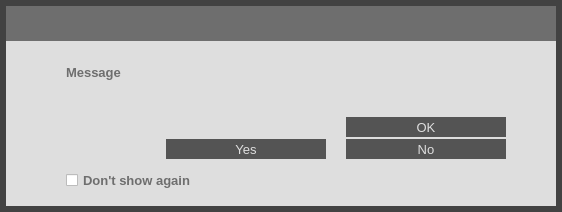
<?xml version="1.0" encoding="UTF-8"?>
<ui version="4.0">
 <class>MessageBoxDialog</class>
 <widget class="QDialog" name="MessageBoxDialog">
  <property name="geometry">
   <rect>
    <x>0</x>
    <y>0</y>
    <width>562</width>
    <height>212</height>
   </rect>
  </property>
  <property name="sizePolicy">
   <sizepolicy hsizetype="Preferred" vsizetype="Minimum">
    <horstretch>0</horstretch>
    <verstretch>0</verstretch>
   </sizepolicy>
  </property>
  <property name="minimumSize">
   <size>
    <width>550</width>
    <height>0</height>
   </size>
  </property>
  <property name="windowTitle">
   <string/>
  </property>
  <property name="styleSheet">
   <string notr="true">#MessageBoxDialog {
	background-color: rgb(66, 66, 66);
}

/* =========== CheckBox ==============*/
QCheckBox {
    spacing: 5px;
	color: #6E6E6E;
}

QCheckBox::indicator {
    width: 12px;
    height: 12px;
}

QCheckBox::indicator:unchecked {
	image: url(:/res/check_unchecked.png);
}

QCheckBox::indicator:unchecked:hover {
    image: url(:/res/check_unchecked.png);
}

QCheckBox::indicator:unchecked:pressed {
    image: url(:/res/check_unchecked.png);
}

QCheckBox::indicator:checked {
	image: url(:/res/check_checked.png);
}

QCheckBox::indicator:checked:hover {
    image: url(:/res/check_checked.png);
}

QCheckBox::indicator:checked:pressed {
    image: url(:/res/check_checked.png);
}</string>
  </property>
  <layout class="QVBoxLayout" name="verticalLayout_2">
   <property name="spacing">
    <number>6</number>
   </property>
   <property name="margin">
    <number>6</number>
   </property>
   <item>
    <widget class="QFrame" name="frame">
     <property name="styleSheet">
      <string notr="true">#frame {
	background-color: #DEDEDE;
    border-style:none;
}</string>
     </property>
     <property name="frameShape">
      <enum>QFrame::StyledPanel</enum>
     </property>
     <property name="frameShadow">
      <enum>QFrame::Raised</enum>
     </property>
     <layout class="QVBoxLayout" name="verticalLayout" stretch="0,0,1,0,0,0,0,0">
      <property name="spacing">
       <number>0</number>
      </property>
      <property name="margin">
       <number>0</number>
      </property>
      <item>
       <widget class="QWidget" name="wCaption" native="true">
        <property name="minimumSize">
         <size>
          <width>0</width>
          <height>35</height>
         </size>
        </property>
        <property name="maximumSize">
         <size>
          <width>16777215</width>
          <height>35</height>
         </size>
        </property>
        <property name="styleSheet">
         <string notr="true">#wCaption {
	background-color:  rgb(110, 110, 110);
}</string>
        </property>
        <property name="is_header" stdset="0">
         <bool>true</bool>
        </property>
        <layout class="QHBoxLayout" name="horizontalLayout_19">
         <property name="margin">
          <number>0</number>
         </property>
         <item>
          <spacer name="horizontalSpacer_26">
           <property name="orientation">
            <enum>Qt::Horizontal</enum>
           </property>
           <property name="sizeType">
            <enum>QSizePolicy::Fixed</enum>
           </property>
           <property name="sizeHint" stdset="0">
            <size>
             <width>7</width>
             <height>20</height>
            </size>
           </property>
          </spacer>
         </item>
         <item>
          <widget class="QLabel" name="lbTitleIcon">
           <property name="sizePolicy">
            <sizepolicy hsizetype="Preferred" vsizetype="Preferred">
             <horstretch>0</horstretch>
             <verstretch>0</verstretch>
            </sizepolicy>
           </property>
           <property name="minimumSize">
            <size>
             <width>30</width>
             <height>30</height>
            </size>
           </property>
           <property name="maximumSize">
            <size>
             <width>30</width>
             <height>30</height>
            </size>
           </property>
           <property name="text">
            <string/>
           </property>
          </widget>
         </item>
         <item>
          <widget class="QLabel" name="lbTitle">
           <property name="font">
            <font>
             <pointsize>11</pointsize>
             <stylestrategy>PreferAntialias</stylestrategy>
            </font>
           </property>
           <property name="styleSheet">
            <string notr="true">QLabel {
	color: #DEDEDE;
}</string>
           </property>
           <property name="text">
            <string/>
           </property>
          </widget>
         </item>
         <item>
          <widget class="QPushButton" name="bClose">
           <property name="minimumSize">
            <size>
             <width>30</width>
             <height>30</height>
            </size>
           </property>
           <property name="maximumSize">
            <size>
             <width>30</width>
             <height>30</height>
            </size>
           </property>
           <property name="styleSheet">
            <string notr="true">QPushButton {	
	image: url(:/res/close_normal.png);
	border: 0px solid gray;
}
QPushButton:pressed:flat {
	image: url(:/res/close_normal.png);
}

QPushButton:hover {
	image: url(:/res/close_hover.png);
}</string>
           </property>
           <property name="text">
            <string notr="true"/>
           </property>
           <property name="flat">
            <bool>true</bool>
           </property>
          </widget>
         </item>
        </layout>
       </widget>
      </item>
      <item>
       <spacer name="verticalSpacer">
        <property name="orientation">
         <enum>Qt::Vertical</enum>
        </property>
        <property name="sizeType">
         <enum>QSizePolicy::Fixed</enum>
        </property>
        <property name="sizeHint" stdset="0">
         <size>
          <width>20</width>
          <height>24</height>
         </size>
        </property>
       </spacer>
      </item>
      <item>
       <layout class="QHBoxLayout" name="horizontalLayout_2">
        <item>
         <spacer name="horizontalSpacer">
          <property name="orientation">
           <enum>Qt::Horizontal</enum>
          </property>
          <property name="sizeType">
           <enum>QSizePolicy::Fixed</enum>
          </property>
          <property name="sizeHint" stdset="0">
           <size>
            <width>60</width>
            <height>20</height>
           </size>
          </property>
         </spacer>
        </item>
        <item>
         <widget class="QLabel" name="lbMainText">
          <property name="font">
           <font>
            <pointsize>10</pointsize>
            <weight>75</weight>
            <bold>true</bold>
           </font>
          </property>
          <property name="styleSheet">
           <string notr="true">QLabel {
	color: #6E6E6E;
}</string>
          </property>
          <property name="text">
           <string notr="true">Message</string>
          </property>
          <property name="scaledContents">
           <bool>true</bool>
          </property>
          <property name="alignment">
           <set>Qt::AlignLeading|Qt::AlignLeft|Qt::AlignTop</set>
          </property>
          <property name="wordWrap">
           <bool>true</bool>
          </property>
          <property name="textInteractionFlags">
           <set>Qt::LinksAccessibleByMouse|Qt::TextSelectableByMouse</set>
          </property>
         </widget>
        </item>
        <item>
         <spacer name="horizontalSpacer_2">
          <property name="orientation">
           <enum>Qt::Horizontal</enum>
          </property>
          <property name="sizeType">
           <enum>QSizePolicy::Fixed</enum>
          </property>
          <property name="sizeHint" stdset="0">
           <size>
            <width>50</width>
            <height>20</height>
           </size>
          </property>
         </spacer>
        </item>
       </layout>
      </item>
      <item>
       <spacer name="verticalSpacer_3">
        <property name="orientation">
         <enum>Qt::Vertical</enum>
        </property>
        <property name="sizeType">
         <enum>QSizePolicy::Fixed</enum>
        </property>
        <property name="sizeHint" stdset="0">
         <size>
          <width>20</width>
          <height>16</height>
         </size>
        </property>
       </spacer>
      </item>
      <item>
       <widget class="QWidget" name="wAcceptHolder" native="true">
        <property name="minimumSize">
         <size>
          <width>0</width>
          <height>22</height>
         </size>
        </property>
        <layout class="QHBoxLayout" name="horizontalLayout">
         <property name="spacing">
          <number>0</number>
         </property>
         <property name="margin">
          <number>0</number>
         </property>
         <item>
          <spacer name="horizontalSpacer_3">
           <property name="orientation">
            <enum>Qt::Horizontal</enum>
           </property>
           <property name="sizeHint" stdset="0">
            <size>
             <width>40</width>
             <height>20</height>
            </size>
           </property>
          </spacer>
         </item>
         <item>
          <widget class="QPushButton" name="bSign">
           <property name="font">
            <font>
             <pointsize>10</pointsize>
             <stylestrategy>PreferAntialias</stylestrategy>
            </font>
           </property>
           <property name="styleSheet">
            <string notr="true">QPushButton {
	background-color: #545454;
	color: #DEDEDE;
	border: 0px solid gray;
	max-height: 20px;
	min-height: 20px;
	max-width: 160px;
	min-width: 160px;
}

QPushButton:hover {
	background-color: #6E6E6E;
}

QPushButton:pressed:flat {
	background-color: #424242;
}</string>
           </property>
           <property name="text">
            <string>OK</string>
           </property>
           <property name="flat">
            <bool>true</bool>
           </property>
          </widget>
         </item>
         <item>
          <spacer name="horizontalSpacer_4">
           <property name="orientation">
            <enum>Qt::Horizontal</enum>
           </property>
           <property name="sizeType">
            <enum>QSizePolicy::Fixed</enum>
           </property>
           <property name="sizeHint" stdset="0">
            <size>
             <width>50</width>
             <height>20</height>
            </size>
           </property>
          </spacer>
         </item>
        </layout>
       </widget>
      </item>
      <item>
       <widget class="QWidget" name="wYesNoHolder" native="true">
        <property name="minimumSize">
         <size>
          <width>0</width>
          <height>22</height>
         </size>
        </property>
        <layout class="QHBoxLayout" name="horizontalLayout_4">
         <property name="spacing">
          <number>0</number>
         </property>
         <property name="margin">
          <number>0</number>
         </property>
         <item>
          <spacer name="horizontalSpacer_7">
           <property name="orientation">
            <enum>Qt::Horizontal</enum>
           </property>
           <property name="sizeHint" stdset="0">
            <size>
             <width>40</width>
             <height>20</height>
            </size>
           </property>
          </spacer>
         </item>
         <item>
          <widget class="QPushButton" name="bYes">
           <property name="font">
            <font>
             <pointsize>10</pointsize>
             <stylestrategy>PreferAntialias</stylestrategy>
            </font>
           </property>
           <property name="styleSheet">
            <string notr="true">QPushButton {
	background-color: #545454;
	color: #DEDEDE;
	border: 0px solid gray;
	max-height: 20px;
	min-height: 20px;
	max-width: 160px;
	min-width: 160px;
}

QPushButton:hover {
	background-color: #6E6E6E;
}

QPushButton:pressed:flat {
	background-color: #424242;
}</string>
           </property>
           <property name="text">
            <string>Yes</string>
           </property>
           <property name="flat">
            <bool>true</bool>
           </property>
          </widget>
         </item>
         <item>
          <spacer name="horizontalSpacer_9">
           <property name="orientation">
            <enum>Qt::Horizontal</enum>
           </property>
           <property name="sizeType">
            <enum>QSizePolicy::Fixed</enum>
           </property>
           <property name="sizeHint" stdset="0">
            <size>
             <width>20</width>
             <height>20</height>
            </size>
           </property>
          </spacer>
         </item>
         <item>
          <widget class="QPushButton" name="bNo">
           <property name="font">
            <font>
             <pointsize>10</pointsize>
             <stylestrategy>PreferAntialias</stylestrategy>
            </font>
           </property>
           <property name="styleSheet">
            <string notr="true">QPushButton {
	background-color: #545454;
	color: #DEDEDE;
	border: 0px solid gray;
	max-height: 20px;
	min-height: 20px;
	max-width: 160px;
	min-width: 160px;
}

QPushButton:hover {
	background-color: #6E6E6E;
}

QPushButton:pressed:flat {
	background-color: #424242;
}</string>
           </property>
           <property name="text">
            <string>No</string>
           </property>
           <property name="flat">
            <bool>true</bool>
           </property>
          </widget>
         </item>
         <item>
          <spacer name="horizontalSpacer_8">
           <property name="orientation">
            <enum>Qt::Horizontal</enum>
           </property>
           <property name="sizeType">
            <enum>QSizePolicy::Fixed</enum>
           </property>
           <property name="sizeHint" stdset="0">
            <size>
             <width>50</width>
             <height>20</height>
            </size>
           </property>
          </spacer>
         </item>
        </layout>
       </widget>
      </item>
      <item>
       <widget class="QWidget" name="wCheckboxHolder" native="true">
        <property name="minimumSize">
         <size>
          <width>0</width>
          <height>22</height>
         </size>
        </property>
        <layout class="QHBoxLayout" name="horizontalLayout_5">
         <property name="spacing">
          <number>0</number>
         </property>
         <property name="leftMargin">
          <number>0</number>
         </property>
         <property name="topMargin">
          <number>10</number>
         </property>
         <property name="rightMargin">
          <number>0</number>
         </property>
         <property name="bottomMargin">
          <number>0</number>
         </property>
         <item>
          <spacer name="horizontalSpacer_11">
           <property name="orientation">
            <enum>Qt::Horizontal</enum>
           </property>
           <property name="sizeType">
            <enum>QSizePolicy::Fixed</enum>
           </property>
           <property name="sizeHint" stdset="0">
            <size>
             <width>60</width>
             <height>20</height>
            </size>
           </property>
          </spacer>
         </item>
         <item>
          <widget class="QCheckBox" name="cbDontShow">
           <property name="font">
            <font>
             <pointsize>10</pointsize>
             <weight>75</weight>
             <bold>true</bold>
            </font>
           </property>
           <property name="text">
            <string>Don't show again</string>
           </property>
          </widget>
         </item>
         <item>
          <spacer name="horizontalSpacer_10">
           <property name="orientation">
            <enum>Qt::Horizontal</enum>
           </property>
           <property name="sizeHint" stdset="0">
            <size>
             <width>40</width>
             <height>20</height>
            </size>
           </property>
          </spacer>
         </item>
        </layout>
       </widget>
      </item>
      <item>
       <spacer name="verticalSpacer_2">
        <property name="orientation">
         <enum>Qt::Vertical</enum>
        </property>
        <property name="sizeType">
         <enum>QSizePolicy::Fixed</enum>
        </property>
        <property name="sizeHint" stdset="0">
         <size>
          <width>20</width>
          <height>16</height>
         </size>
        </property>
       </spacer>
      </item>
     </layout>
    </widget>
   </item>
  </layout>
 </widget>
 <resources/>
 <connections>
  <connection>
   <sender>bSign</sender>
   <signal>clicked()</signal>
   <receiver>MessageBoxDialog</receiver>
   <slot>accept()</slot>
   <hints>
    <hint type="sourcelabel">
     <x>458</x>
     <y>121</y>
    </hint>
    <hint type="destinationlabel">
     <x>370</x>
     <y>105</y>
    </hint>
   </hints>
  </connection>
  <connection>
   <sender>bClose</sender>
   <signal>clicked()</signal>
   <receiver>MessageBoxDialog</receiver>
   <slot>reject()</slot>
   <hints>
    <hint type="sourcelabel">
     <x>546</x>
     <y>20</y>
    </hint>
    <hint type="destinationlabel">
     <x>392</x>
     <y>43</y>
    </hint>
   </hints>
  </connection>
  <connection>
   <sender>bYes</sender>
   <signal>clicked()</signal>
   <receiver>MessageBoxDialog</receiver>
   <slot>accept()</slot>
   <hints>
    <hint type="sourcelabel">
     <x>224</x>
     <y>129</y>
    </hint>
    <hint type="destinationlabel">
     <x>274</x>
     <y>78</y>
    </hint>
   </hints>
  </connection>
  <connection>
   <sender>bNo</sender>
   <signal>clicked()</signal>
   <receiver>MessageBoxDialog</receiver>
   <slot>reject()</slot>
   <hints>
    <hint type="sourcelabel">
     <x>404</x>
     <y>129</y>
    </hint>
    <hint type="destinationlabel">
     <x>274</x>
     <y>78</y>
    </hint>
   </hints>
  </connection>
 </connections>
</ui>
